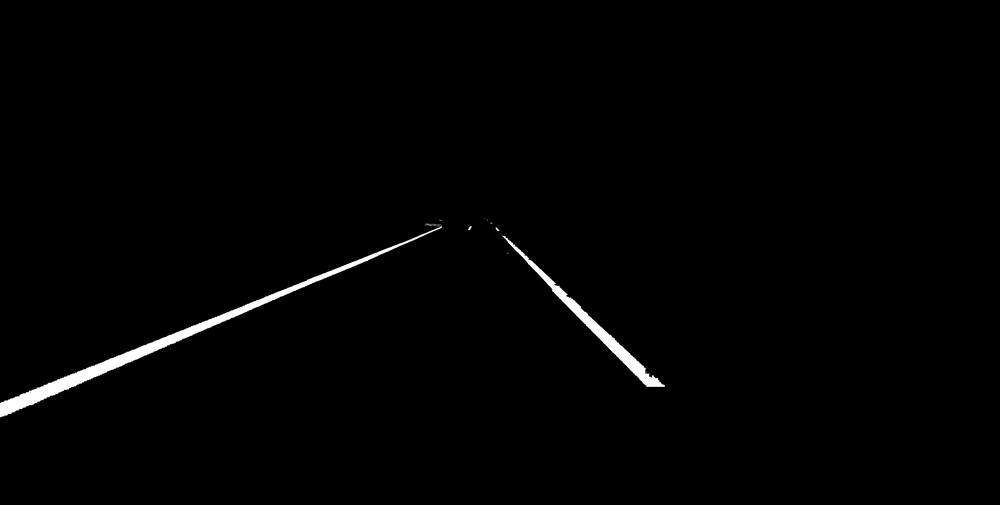
#> input picture opencv-bilibili/data2/170927_063834858_Camera_5_bin.png, 1000 x 505 px, shrunk from 3384 x 1710 before the run, found by its file name
$ python demo2.py
#> lines starting #> are read from the running program, lines starting #| are printed output that depends on the picture
import cv2
import numpy as np
from scipy.optimize import curve_fit
import matplotlib.pyplot as plt

bin_img = cv2.imread('data/170927_063834858_Camera_5_bin.png', cv2.IMREAD_GRAYSCALE)
#> bin_img is the input picture: shape (505, 1000); min 0, max 255, mean 2.7
# [6 lines of commented-out code are left out]
points = []
for i in range(bin_img.shape[0]):
    for j in range(bin_img.shape[1]):
        if bin_img[i][j] == 255:
            points.append((j, i))
# print(points)

# 通过最小二乘法拟合直线 (可能有多条曲线 需要考虑相关性的问题 即两个点相邻过远就不拟合在一条线上)
def func(x, a, b):
    return a * x + b

popt, pcov = curve_fit(func, [p[0] for p in points], [p[1] for p in points])
#> popt = [-0.085, 370.6]
print(popt)
#| [-8.50186816e-02  3.70640685e+02]

# 绘制拟合曲线
x = np.arange(bin_img.shape[1])
#> x = 1000 values from 0 to 999
y = func(x, *popt)
plt.plot(x, y, color='r')
plt.scatter([p[0] for p in points], [p[1] for p in points], color='b')
plt.show()
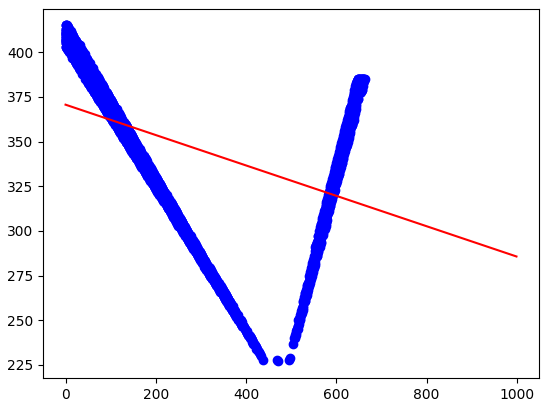
#> figure drawn by matplotlib, 1 panel; curve peaks at x = 0, y = 370.6

$ run again, with opencv-bilibili/data2/line.jpg saved as opencv-bilibili/data2/170927_063834858_Camera_5_bin.png
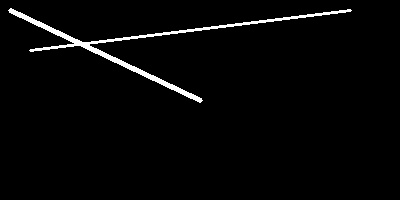
#> input picture opencv-bilibili/data2/line.jpg, 400 x 200 px, found by its file name
#> bin_img is the input picture: shape (200, 400); min 0, max 255, mean 6.3
#| [-3.22885452e-02  4.79168182e+01]
#> `plt.show()`:
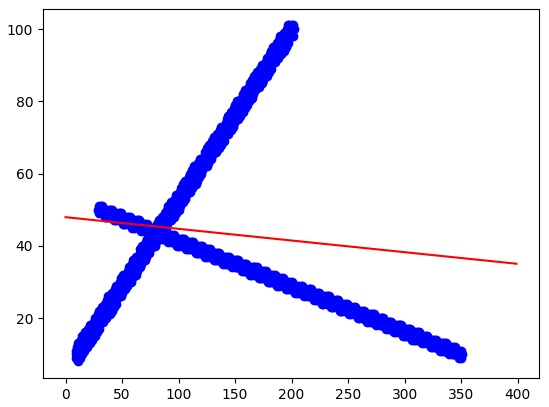
#> figure drawn by matplotlib, 1 panel; curve peaks at x = 0, y = 47.92
